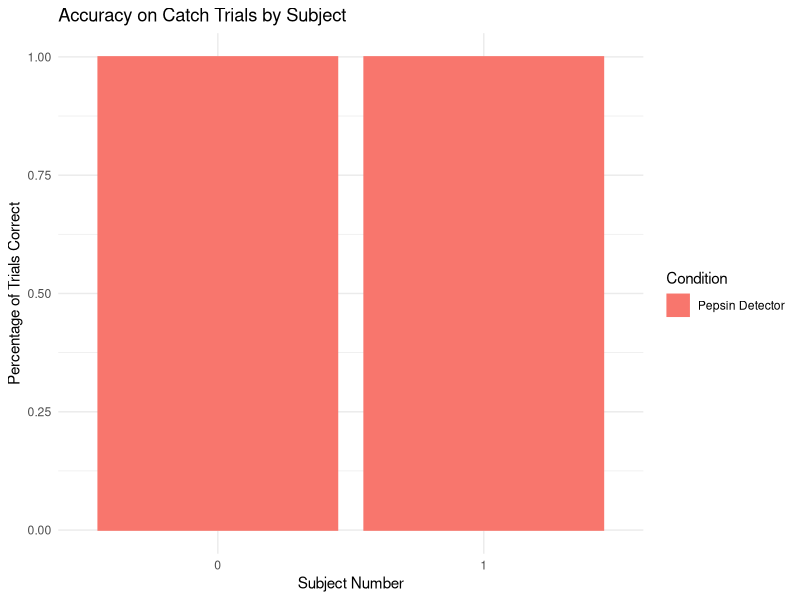

This chart was generated by the following R code:
## ---- chunk 1
library(dplyr)
library(tidyr)
library(ggplot2)
library(data.table)
#library(xtable)


#setting the directory
setwd("../mturk/game-1/sandbox/")


sandbox_data <- read.csv("game-1-catch_trials.csv")

#View(sandbox_data)

str(sandbox_data)
summary(sandbox_data)

## ---- chunk 2
#attach(sandbox_data)
sandbox_data$question_name <- as.factor(ifelse(sandbox_data$question=="tar1", "tail", "head"))
sandbox_data$tar1_logic <- as.logical(sandbox_data$tar1)
sandbox_data$tar2_logic <- as.logical(sandbox_data$tar2)
sandbox_data$trial_num <- as.factor(sandbox_data$trial_num)
sandbox_data$workerid <- as.factor(sandbox_data$workerid)
sandbox_data$response_logic <- ifelse(sandbox_data$response=="Yes", TRUE, FALSE)
sandbox_data$Correct <- ifelse(sandbox_data$question_name=="tail", ifelse(sandbox_data$tar1_logic==sandbox_data$response_logic, TRUE, FALSE), ifelse(sandbox_data$tar2_logic==sandbox_data$response_logic, TRUE, FALSE))


  

## ---- chunk 3
sandbox_data_by_subj <- sandbox_data %>%
  group_by(workerid, trial_num, condition) %>%
  distinct() %>%
  summarise(Total = 1, Correct_trial = ifelse(Correct==TRUE, 1, 0)) %>%
  group_by(workerid, condition) %>%
  summarise(Total_trials = sum(Total), Correct_trials = sum(Correct_trial)) %>%
  mutate(Percentage_correct = Correct_trials/Total_trials) %>%
  select(workerid, Percentage_correct, condition)

#sandbox_data_by_subj

#xt <- xtable(sandbox_data_by_subj, type="html", caption = "Percentage of correct catch trials per subject.", label = "sandbox_data_by_subj")
#names(xt) <- c('Subject', 'Percentage of Correct Trials')
#print(xt, comment=FALSE)

Condition_lab <- c('Pepsin Detector')

graph_by_subj <- ggplot(sandbox_data_by_subj, aes(x=workerid, y=Percentage_correct, colour=condition, fill=condition)) +
  geom_bar(stat="identity") +
  scale_x_discrete("Subject Number") +
  scale_y_continuous("Percentage of Trials Correct") +
  scale_colour_discrete(guide=guide_legend("Condition"), labels=Condition_lab) +
  scale_fill_discrete(guide=guide_legend("Condition"), labels=Condition_lab) +
  ggtitle("Accuracy on Catch Trials by Subject") +
  theme_minimal()
graph_by_subj


